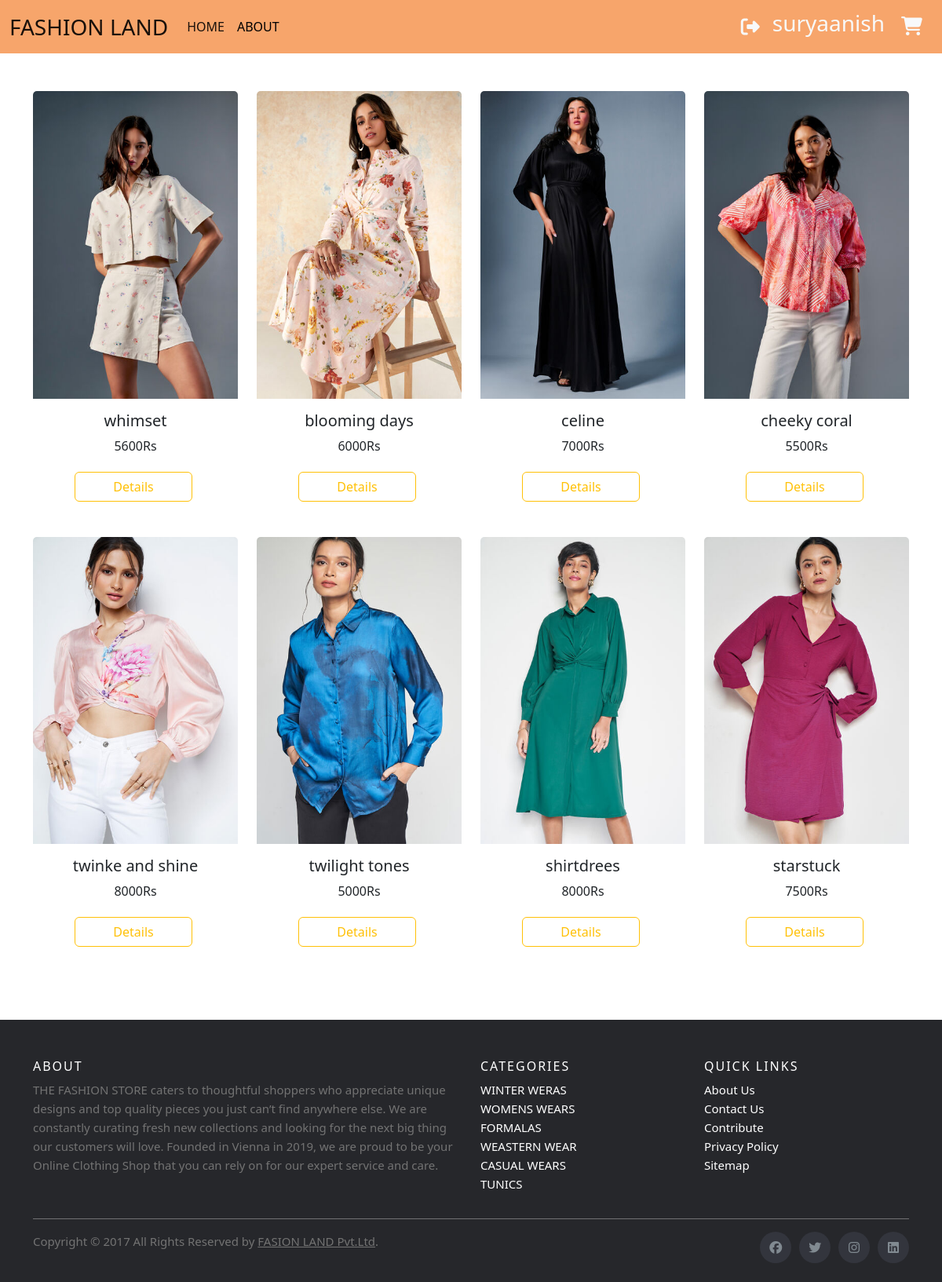
/card3/ (signed in), run on the app's committed database.
### app1/models.py (models this page shows, shortened)
class Dress(models.Model):
    name=models.CharField(max_length=250)
    price=models.IntegerField()
    brand=models.CharField(max_length=250)
    img=models.ImageField(upload_to='gallery')
    material=models.CharField(max_length=250)
    type=models.CharField(max_length=250)
    colour=models.CharField(max_length=250)

### app1/views.py (the view)
# urls.py: path('card3/', views.card3,name="card3"),
def card3(request):
    content=Dress.objects.all()
    data={
        'result':content
    }
    return render(request,'card3.html',data)

### templates/card3.html (shortened to what this page needs)
<!doctype html>
<html lang="en">
  <head>
    <link href="https://cdn.jsdelivr.net/npm/bootstrap@5.2.3/dist/css/bootstrap.min.css" rel="stylesheet">
    <link rel="stylesheet" href="https://cdnjs.cloudflare.com/ajax/libs/font-awesome/6.4.2/css/all.min.css">
    <link rel="stylesheet" href="../static/css/style.css">
  </head>
  <body>
    <nav class="navbar navbar-expand-lg " style="background-color: rgb(247, 165, 107);">
      <div class="container-fluid">
        <a class="navbar-brand fs-3" href="{% url 'home' %}">FASHION LAND</a>
        <div class="collapse navbar-collapse" id="navbarSupportedContent">
          <ul class="navbar-nav me-auto mb-2 mb-lg-0">
            <li class="nav-item">
              <a class="nav-link active" aria-current="page" href="{% url 'home' %}">HOME</a>
            </li>
            <li class="nav-item">
              <a class="nav-link fs-" style="color: black;" href="{% url 'about' %}">ABOUT</a>
            </li>
          </ul>
          {% if request.user.is_authenticated %}
          <a class="text-light  ms-auto" href="{% url 'user_logout' %}"><i class="fa-solid fa-right-from-bracket my-2  mx-2 fs-4"></i></a>
          <h3 class="  mx-2 text-light m">{{request.user.username}}</h3>
          <a href="{% url 'view_cart' %}" class="btn "><i class="fa-solid fa-cart-shopping text-light fs-4 "></i></a>
          {% endif %}
        </div>
      </div>
    </nav>
<div class="container mt-5">
    <div class="row">
      {% for i in result %}
        {% if i.brand == "h&m" %}
        <div class="col-lg-3 col-md-3 col-sm-6">
          <div class="card " style="width: 100%;">
            <div class="cd1 w-100 text-center">
              <img src="{{i.img.url}}" class="card-img-top w-100  text-center dimg" alt="...">
            </div>
              <div class="card-body text-center">
                <h5 class="card-title text-truncate" id="name" name="name">{{i.name}}</h5>
                <p class="card-text" name="price">{{i.price}}Rs</p>
                <div class=" text-center">
                <a href="{% url 'details' i.pk %}" class="btn btn-outline-warning px-5">Details</a>
                </div>
              </div>
            </div>
      </div>
        {% endif %}
      {% endfor %}
    </div>
  </div>
<footer class="site-footer mt-5">
    <div class="container">
      <div class="row">
        <div class="col-sm-12 col-md-6">
          <h6>About</h6>
          <p class="text-justify">THE FASHION STORE caters to thoughtful shoppers who appreciate unique designs and top quality pieces you just can’t find anywhere else. We are constantly curating fresh new collections and looking for the next big thing our customers will love. Founded in Vienna in 2019, we are proud to be your Online Clothing Shop that you can rely on for our expert service and care.</p>
        </div>
        <div class="col-xs-6 col-md-3">
          <h6>Categories</h6>
          <ul class="footer-links">
            <li><a href="http://scanfcode.com/category/c-language/">WINTER WERAS</a></li>
            <li><a href="http://scanfcode.com/category/front-end-development/">WOMENS WEARS</a></li>
            <li><a href="http://scanfcode.com/category/back-end-development/">FORMALAS</a></li>
            <li><a href="http://scanfcode.com/category/java-programming-language/">WEASTERN WEAR</a></li>
            <li><a href="http://scanfcode.com/category/android/">CASUAL WEARS</a></li>
            <li><a href="http://scanfcode.com/category/templates/">TUNICS</a></li>
          </ul>
        </div>
        <div class="col-xs-6 col-md-3">
          <h6>Quick Links</h6>
          <ul class="footer-links">
            <li><a href="http://scanfcode.com/about/">About Us</a></li>
            <li><a href="http://scanfcode.com/contact/">Contact Us</a></li>
            <li><a href="http://scanfcode.com/contribute-at-scanfcode/">Contribute</a></li>
            <li><a href="http://scanfcode.com/privacy-policy/">Privacy Policy</a></li>
            <li><a href="http://scanfcode.com/sitemap/">Sitemap</a></li>
          </ul>
        </div>
      </div>
      <hr>
    </div>
    <div class="container">
      <div class="row">
        <div class="col-md-8 col-sm-6 col-xs-12">
          <p class="copyright-text">Copyright &copy; 2017 All Rights Reserved by
       <a href="#">FASION LAND Pvt.Ltd</a>.
          </p>
        </div>
        <div class="col-md-4 col-sm-6 col-xs-12">
          <ul class="social-icons">
            <li><a class="facebook" href="#"><i class="fab fa-facebook"></i></a></li>
            <li><a class="twitter" href="#"><i class="fab fa-twitter"></i></a></li>
            <li><a class="instagram" href="#"><i class="fab fa-instagram"></i></a></li>
            <li><a class="linkedin" href="#"><i class="fab fa-linkedin"></i></a></li>
          </ul>
        </div>
      </div>
    </div>
  </footer>
    </body>
  </html>

### static/css/style.css (style rules this page uses)
.card { border: 0; }
.card-body a { margin:5px 5px 5px 0; }
.site-footer { background-color:#26272b; padding:45px 0 20px; font-size:15px; line-height:24px; color:#737373; }
.site-footer hr { border-top-color:#bbb; opacity:0.5 }
.site-footer h6 { color:#fff; font-size:16px; text-transform:uppercase; margin-top:5px; letter-spacing:2px }
.site-footer a { color:#737373; }
.footer-links { padding-left:0; list-style:none }
.footer-links li { display:block }
.footer-links a { color:#737373 }
.footer-links a { color: white; text-decoration:none; }
.site-footer .social-icons { text-align:right }
.site-footer .social-icons a { width:40px; height:40px; line-height:40px; margin-left:6px; margin-right:0; border-radius:100%; background-color:#33353d }
.copyright-text { margin:0 }
.social-icons { padding-left:0; margin-bottom:0; list-style:none }
.social-icons li { display:inline-block; margin-bottom:4px }
.social-icons a { background-color:#eceeef; color:#818a91; font-size:16px; display:inline-block; line-height:44px; width:44px; height:44px; text-align:center; margin-right:8px; border-radius:100%; -webkit-transition:all .2s linear; -o-transition:all .2s linear; transition:all .2s linear }
.navbar { background-color: #f5ac70; }

### data on the page
Dress: img (picture), name "whimset", price "5600"
Dress: img (picture), name "blooming days", price "6000"
Dress: img (picture), name "celine", price "7000"
Dress: img (picture), name "cheeky coral", price "5500"
Dress: img (picture), name "twinke and shine", price "8000"
Dress: img (picture), name "twilight tones", price "5000"
Dress: img (picture), name "shirtdrees", price "8000"
Dress: img (picture), name "starstuck", price "7500"

### other printed values
{{ request.user.username }} "suryaanish"
